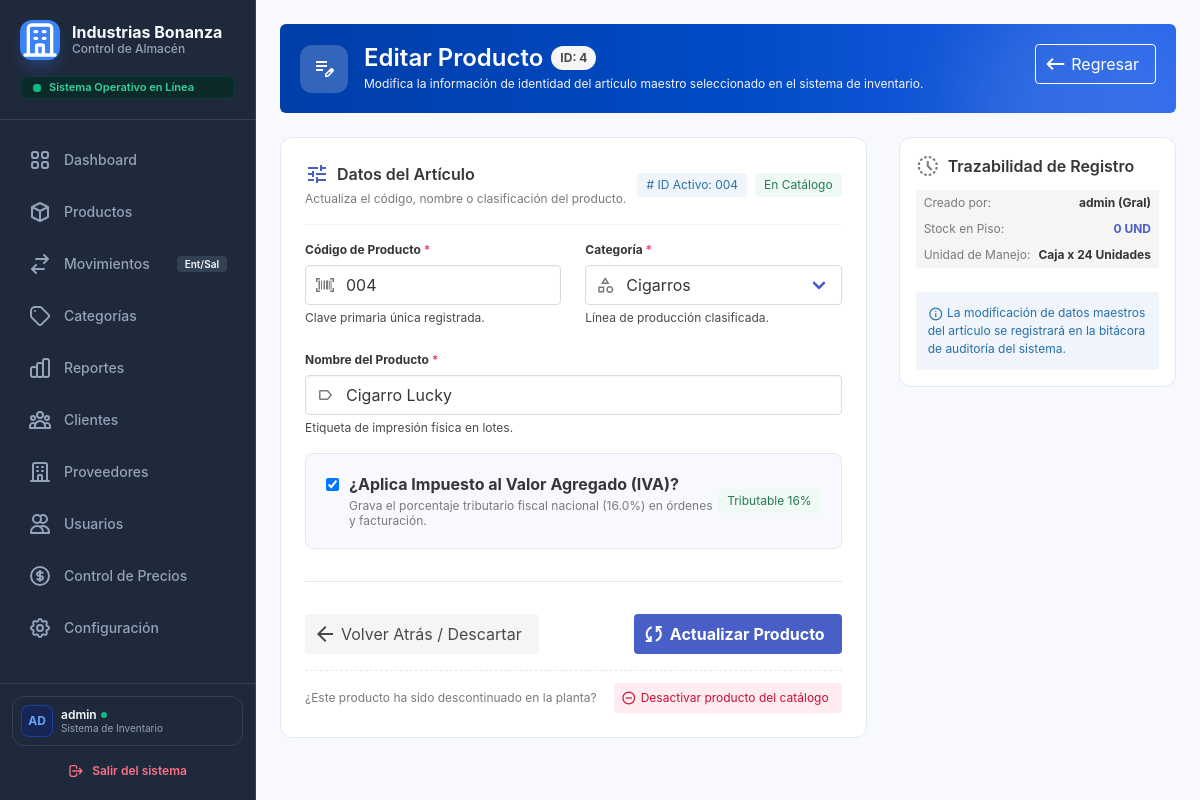
Page /index.php?controller=producto&action=formEditar&id=4 (signed in) on the earlier database version.
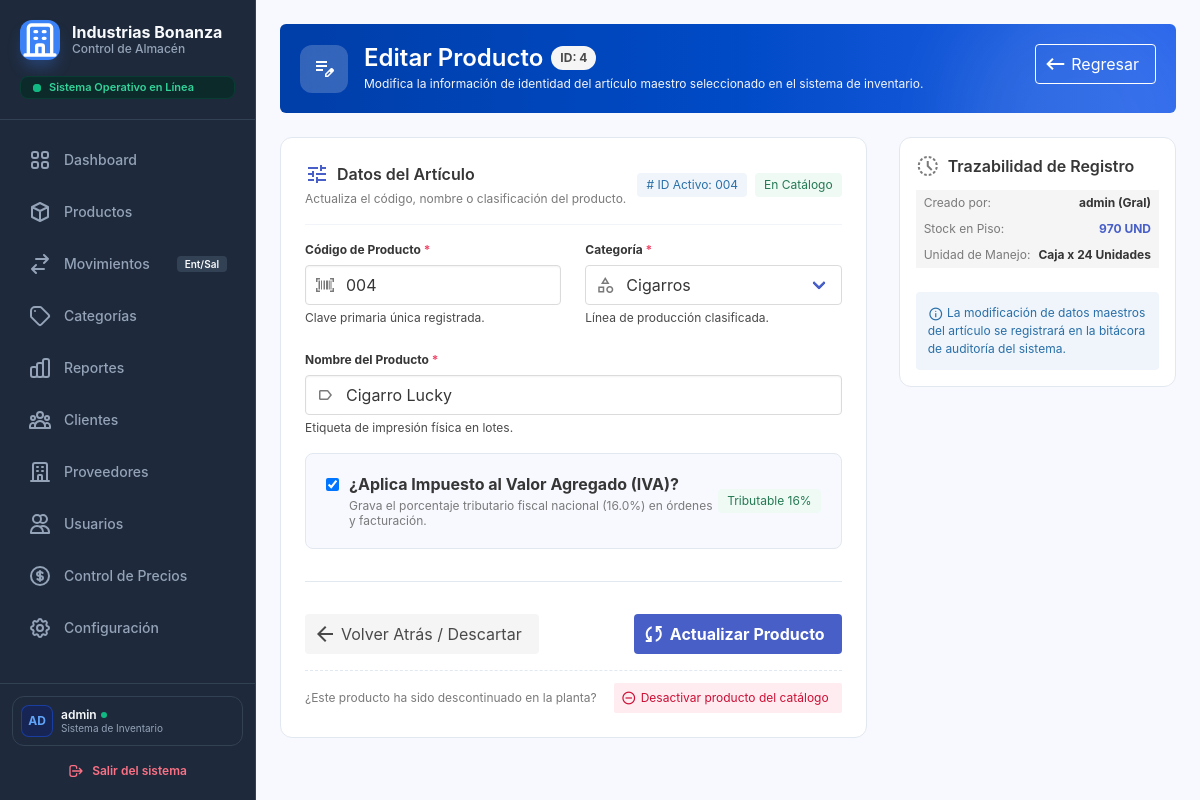
Same page on the later database version.
### tables this page shows
CREATE TABLE `productos` (
  `id_producto` int(11) NOT NULL AUTO_INCREMENT,
  `codigo` varchar(50) NOT NULL,
  `nombre` varchar(150) NOT NULL,
  `id_categoria` int(11) NOT NULL,
  `precio_compra` decimal(10,2) NOT NULL,
  `precio_venta` decimal(10,2) NOT NULL DEFAULT 0.00,
  `aplica_iva` tinyint(1) DEFAULT 1,
  `stock_actual` int(11) DEFAULT 0,
  `stock_minimo` int(11) DEFAULT 5,
  `estado` tinyint(1) DEFAULT 1,
  `create_at` timestamp NOT NULL DEFAULT current_timestamp(),
  PRIMARY KEY (`id_producto`),
  UNIQUE KEY `codigo` (`codigo`),
  KEY `id_categoria` (`id_categoria`),
  CONSTRAINT `productos_ibfk_1` FOREIGN KEY (`id_categoria`) REFERENCES `categorias` (`id_categoria`) ON UPDATE CASCADE
);

CREATE TABLE `categorias` (
  `id_categoria` int(11) NOT NULL AUTO_INCREMENT,
  `nombre` varchar(50) NOT NULL,
  `descripcion` varchar(255) DEFAULT NULL,
  `estado` tinyint(1) DEFAULT 1,
  PRIMARY KEY (`id_categoria`)
);

### public/index.php (called while the page is built, shortened)
<?php
require_once __DIR__ . '/../app/helpers/seguridad.php';
$controlador = $_GET['controller'] ?? 'sistema';
$accion      = $_GET['action']     ?? 'index';
$controlador = is_string($controlador) ? strtolower($controlador) : '';
$accion      = is_string($accion)      ? strtolower($accion)      : '';
$definicion = $rutas[$controlador];
$ruta       = $definicion['acciones'][$accion];
$json       = $ruta['json'];
try {
    $instancia = new $clase();
    $instancia->$accion();
} catch (Throwable $e) {
    registrarEvento('error_interno', $controlador . '/' . $accion . ': ' . $e->getMessage());
    responderError(
        500,
        MODO_DESARROLLO ? $e->getMessage() : 'Ocurrió un error interno. Inténtalo de nuevo más tarde.',
        $json
    );
}

### app/helpers/seguridad.php (called while the page is built, shortened)
<?php
function validarEntero($valor, int $min = 1, int $max = PHP_INT_MAX): ?int
{
    $resultado = filter_var($valor, FILTER_VALIDATE_INT, [
        'options' => ['min_range' => $min, 'max_range' => $max],
    ]);
    return $resultado === false ? null : $resultado;
}

### app/model/productoModel.php (called while the page is built, shortened)
<?php
Class productoModel{
    private $pdo;
    public function __construct($pdo){
        $this->pdo = $pdo;
    }
    public function obtenerProductoPorId($id_producto){
        $sql = "SELECT * FROM productos WHERE id_producto = :id_producto";
        $stmt = $this->pdo->prepare($sql);
        $stmt->execute([':id_producto' => $id_producto]);
        return $stmt->fetch(PDO::FETCH_ASSOC);
    }
}
    ?>

### app/model/categoriaModel.php (called while the page is built, shortened)
<?php
    class CategoriaModel{
        private $pdo;
        public function __construct($pdo){
            $this->pdo = $pdo;
        }
        public function getAll(){
            $stmt = $this->pdo->query("SELECT * FROM categorias  ORDER BY nombre ASC");
            return $stmt->fetchAll(PDO::FETCH_ASSOC);
        }
}
?>

### app/views/producto/editarProducto.php (the view, shortened to what the changed rows need)
<!DOCTYPE html>
<html lang="es">
<head>
    <link rel="stylesheet" href="https://cdn.jsdelivr.net/npm/bulma@0.9.4/css/bulma.min.css">
    <link rel="stylesheet" href="assets/css/sidebar.css" />
    <link rel="stylesheet" href="assets/css/dashboard.css" />
    <link rel="stylesheet" href="assets/css/editar-producto.css" />
</head>
<body class="is-flex" style="height: 100vh; overflow: hidden; width: 100%;">
    <?php require_once __DIR__ . '/../layouts/sidebar.php'; ?>
    <main class="main is-flex-grow-1" style="background-color: #f8f9ff; width: 100%; height: 100vh; overflow-y: auto;">
        <div class="p-5" style="width: 100%;">
            <div class="max-w-5xl mx-auto w-full space-y-6">
                <div class="box mb-5 is-shadowless" style="background: linear-gradient(to right, #003ea8, #004ac6, #2563eb); position: relative; overflow: hidden;">
                <div style="position: absolute; top: -30px; right: -30px; width: 250px; height: 250px; background: rgba(255,255,255,0.1); border-radius: 50%; filter: blur(40px); pointer-events: none;"></div>
                <div class="is-flex is-flex-direction-column-touch is-align-items-center-desktop is-justify-content-space-between" style="position: relative; z-index: 10; gap: 1rem;">
                    <div class="is-flex is-align-items-center" style="gap: 1rem;">
                        <div style="width: 48px; height: 48px; display: flex; align-items: center; justify-content: center; border-radius: 12px; background: rgba(255,255,255,0.2); backdrop-filter: blur(10px);">
                            <span class="material-symbols-outlined has-text-white is-size-4" style="color: white !important;">edit_note</span>
                        </div>
                        <div>
                            <div class="is-flex is-align-items-center" style="gap: 0.5rem;">
                                <h1 class="title is-4 has-text-white mb-0">Editar Producto</h1>
                                <span class="tag is-white is-light is-rounded has-text-weight-bold is-small">ID: <?= htmlspecialchars($producto['id_producto'] ?? '') ?></span>
                            </div>
                            <p class="has-text-white-ter is-size-7 mt-1">Modifica la información de identidad del artículo maestro seleccionado en el sistema de inventario.</p>
                        </div>
                    </div>
                    <div>
                        <button class="button is-white is-outlined has-text-white" onclick="window.history.back()" type="button">
                            <span class="icon"><span class="material-symbols-outlined">keyboard_backspace</span></span>
                            <span>Regresar</span>
                        </button>
                    </div>
                </div>
            </div>
            </div>
                <div class="columns is-variable is-4 items-start">
                    <div class="column is-8-desktop">
                        <div class="box is-shadowless p-5" style="border: 1px solid #e2e8f0; border-radius: 12px; background: #ffffff;">
                            <div class="is-flex is-justify-content-space-between is-align-items-center pb-4 mb-4" style="border-bottom: 1px solid #f1f5f9;">
                                <div>
                                    <div class="is-flex is-align-items-center" style="gap: 0.5rem;">
                                        <span class="material-symbols-outlined has-text-link">tune</span>
                                        <h2 class="title is-6 mb-0">Datos del Artículo</h2>
                                    </div>
                                    <p class="is-size-7 has-text-grey mt-1">Actualiza el código, nombre o clasificación del producto.</p>
                                </div>
                                <div class="is-flex is-align-items-center" style="gap: 0.5rem;">
                                    <span class="tag is-info is-light"># ID Activo: <?= htmlspecialchars($producto['codigo'] ?? '000') ?></span>
                                    <span class="tag is-success is-light">En Catálogo</span>
                                </div>
                            </div>
                            <form action="index.php?controller=producto&action=actualizarProducto" method="POST" id="editProductForm">
                                <div class="columns">
                                    <div class="column">
                                        <div class="field">
                                            <label class="label is-small" for="codigo">Código de Producto <span class="has-text-danger">*</span></label>
                                            <div class="control has-icons-left">
                                                <input class="input" type="text" id="codigo" name="codigo"
                                                       value="<?= htmlspecialchars($producto['codigo'] ?? '') ?>" required>
                                                <span class="icon is-left has-text-grey"><span class="material-symbols-outlined is-size-5">barcode_scanner</span></span>
                                            </div>
                                            <p class="help">Clave primaria única registrada.</p>
                                        </div>
                                    </div>
                                    <div class="column">
                                        <div class="field">
                                            <label class="label is-small" for="id_categoria">Categoría <span class="has-text-danger">*</span></label>
                                            <div class="control has-icons-left">
                                                <div class="select is-fullwidth">
                                                    <select id="id_categoria" name="id_categoria" required>
                                                        <?php if(!empty($categorias)): ?>
                                                            <?php foreach($categorias as $cat): ?>
                                                                <option value="<?= $cat['id_categoria'] ?>"
                                                                    <?= (isset($producto['id_categoria']) && $producto['id_categoria'] == $cat['id_categoria']) ? 'selected' : '' ?>>
                                                                    <?= htmlspecialchars($cat['nombre']) ?>
                                                                </option>
                                                            <?php endforeach; ?>
                                                        <?php endif; ?>
                                                    </select>
                                                </div>
                                                <span class="icon is-left has-text-grey"><span class="material-symbols-outlined is-size-5">category</span></span>
                                            </div>
                                            <p class="help">Línea de producción clasificada.</p>
                                        </div>
                                    </div>
                                </div>
                                <div class="field mt-3">
                                    <label class="label is-small" for="nombre">Nombre del Producto <span class="has-text-danger">*</span></label>
                                    <div class="control has-icons-left">
                                        <input class="input" type="text" id="nombre" name="nombre"
                                               value="<?= htmlspecialchars($producto['nombre'] ?? '') ?>" required>
                                        <span class="icon is-left has-text-grey"><span class="material-symbols-outlined is-size-5">label</span></span>
                                    </div>
                                    <p class="help">Etiqueta de impresión física en lotes.</p>
                                </div>
                                <div class="field mt-4">
                                    <div class="box is-shadowless" style="background-color: #f8f9ff; border: 1px solid #e2e8f0; border-radius: 8px;">
                                        <label class="checkbox is-flex is-align-items-start" style="cursor: pointer; gap: 10px;">
                                            <input type="checkbox" id="aplica_iva" name="aplica_iva" value="1"
                                                   <?= (!empty($producto['aplica_iva']) && $producto['aplica_iva'] == 1) ? 'checked' : '' ?> style="margin-top: 4px;">
                                            <div class="is-flex is-justify-content-space-between is-align-items-center w-full">
                                                <div>
                                                    <strong>¿Aplica Impuesto al Valor Agregado (IVA)?</strong>
                                                    <p class="is-size-7 has-text-grey mt-1">Grava el porcentaje tributario fiscal nacional (16.0%) en órdenes y facturación.</p>
                                                </div>
                                                <span class="tag is-success is-light">Tributable 16%</span>
                                            </div>
                                        </label>
                                    </div>
                                </div>
                                <hr style="background-color: #e2e8f0; height: 1px; border: none; margin: 2rem 0;" />
                                <div class="is-flex is-flex-direction-column-touch is-justify-content-space-between is-align-items-center" style="gap: 1rem;">
                                    <button class="button is-light" type="button" onclick="window.history.back()">
                                        <span class="icon"><span class="material-symbols-outlined">arrow_back</span></span>
                                        <span>Volver Atrás / Descartar</span>
                                    </button>
                                    <button class="button is-link has-text-weight-bold" type="submit">
                                        <span class="icon"><span class="material-symbols-outlined">sync</span></span>
                                        <span>Actualizar Producto</span>
                                    </button>
                                </div>
                                <div class="mt-4 pt-3 is-flex is-justify-content-space-between is-align-items-center" style="border-top: 1px dashed #e2e8f0;">
                                    <span class="is-size-7 has-text-grey">¿Este producto ha sido descontinuado en la planta?</span>
                                    <button class="button is-small is-danger is-light" id="btnDeactivate" type="button">
                                        <span class="icon"><span class="material-symbols-outlined is-size-6">do_not_disturb_on</span></span>
                                        <span>Desactivar producto del catálogo</span>
                                    </button>
                                </div>
                            </form>
                        </div>
                    </div>
                    <div class="column is-4-desktop">
                        <div class="box is-shadowless p-4" style="border: 1px solid #e2e8f0; border-radius: 12px; background: #ffffff;">
                            <div class="is-flex is-align-items-center mb-3" style="gap: 0.5rem;">
                                <span class="material-symbols-outlined has-text-grey">history_toggle_off</span>
                                <h3 class="title is-6 mb-0">Trazabilidad de Registro</h3>
                            </div>
                            <div class="content is-small space-y-2">
                                <div class="is-flex is-justify-content-space-between py-1 px-2 has-background-white-ter rounded">
                                    <span class="has-text-grey">Creado por:</span>
                                    <strong>admin (Gral)</strong>
                                </div>
                                <div class="is-flex is-justify-content-space-between py-1 px-2 has-background-white-ter rounded">
                                    <span class="has-text-grey">Stock en Piso:</span>
                                    <strong class="has-text-link"><?= htmlspecialchars($producto['stock_actual'] ?? '0') ?> UND</strong>
                                </div>
                                <div class="is-flex is-justify-content-space-between py-1 px-2 has-background-white-ter rounded">
                                    <span class="has-text-grey">Unidad de Manejo:</span>
                                    <strong>Caja x 24 Unidades</strong>
                                </div>
                            </div>
                            <div class="notification is-info is-light p-3 mt-3 is-size-7">
                                <span class="material-symbols-outlined is-size-6" style="vertical-align: middle;">info</span>
                                La modificación de datos maestros del artículo se registrará en la bitácora de auditoría del sistema.
                            </div>
                        </div>
                    </div>
                </div>
            </div>
    </main>
</body>
</html>

Differences in the rows shown:
changed productos "Cigarro Lucky": stock_actual "0" → "970"
